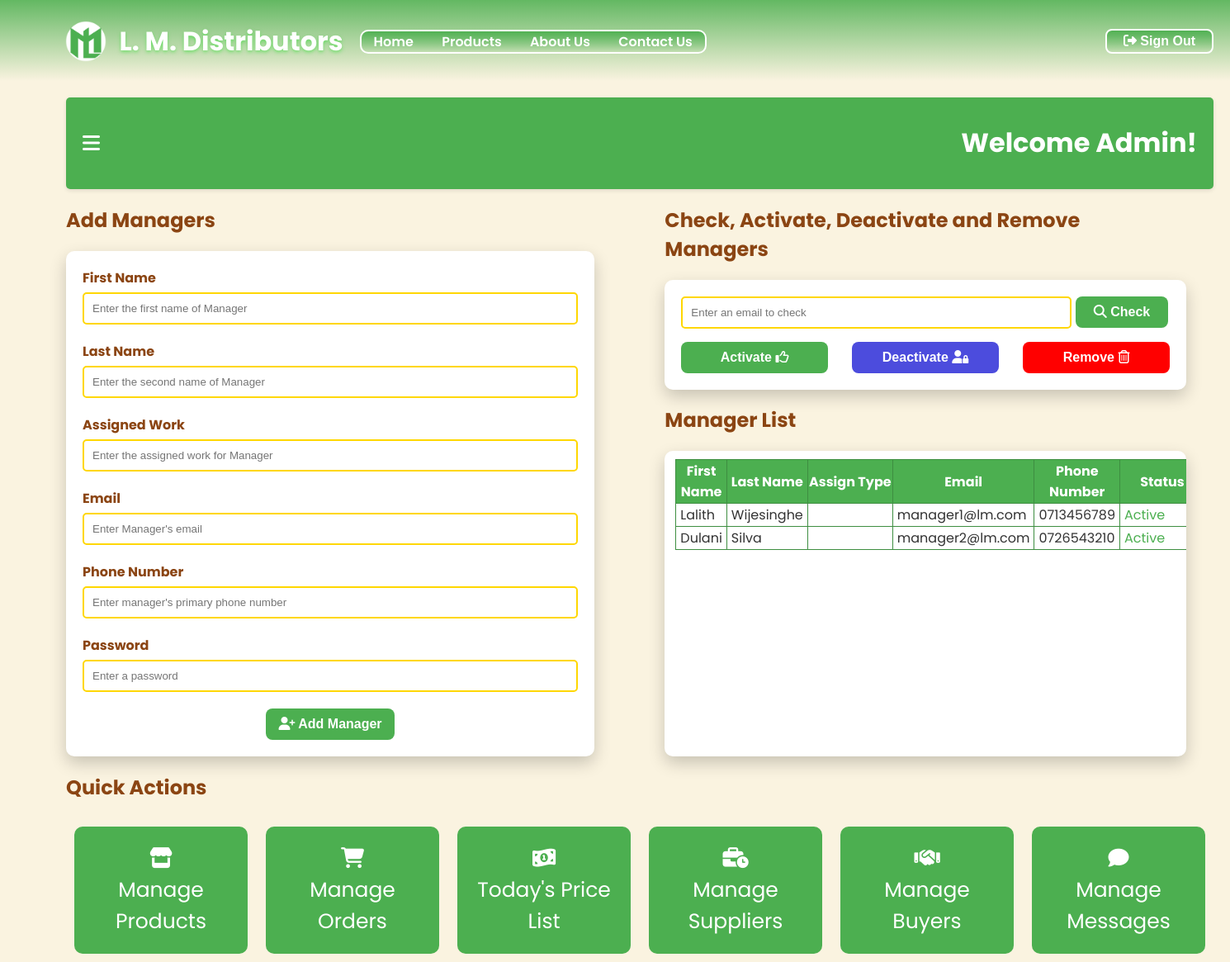
Before: /manageManagers.php (signed in) with the older database file.
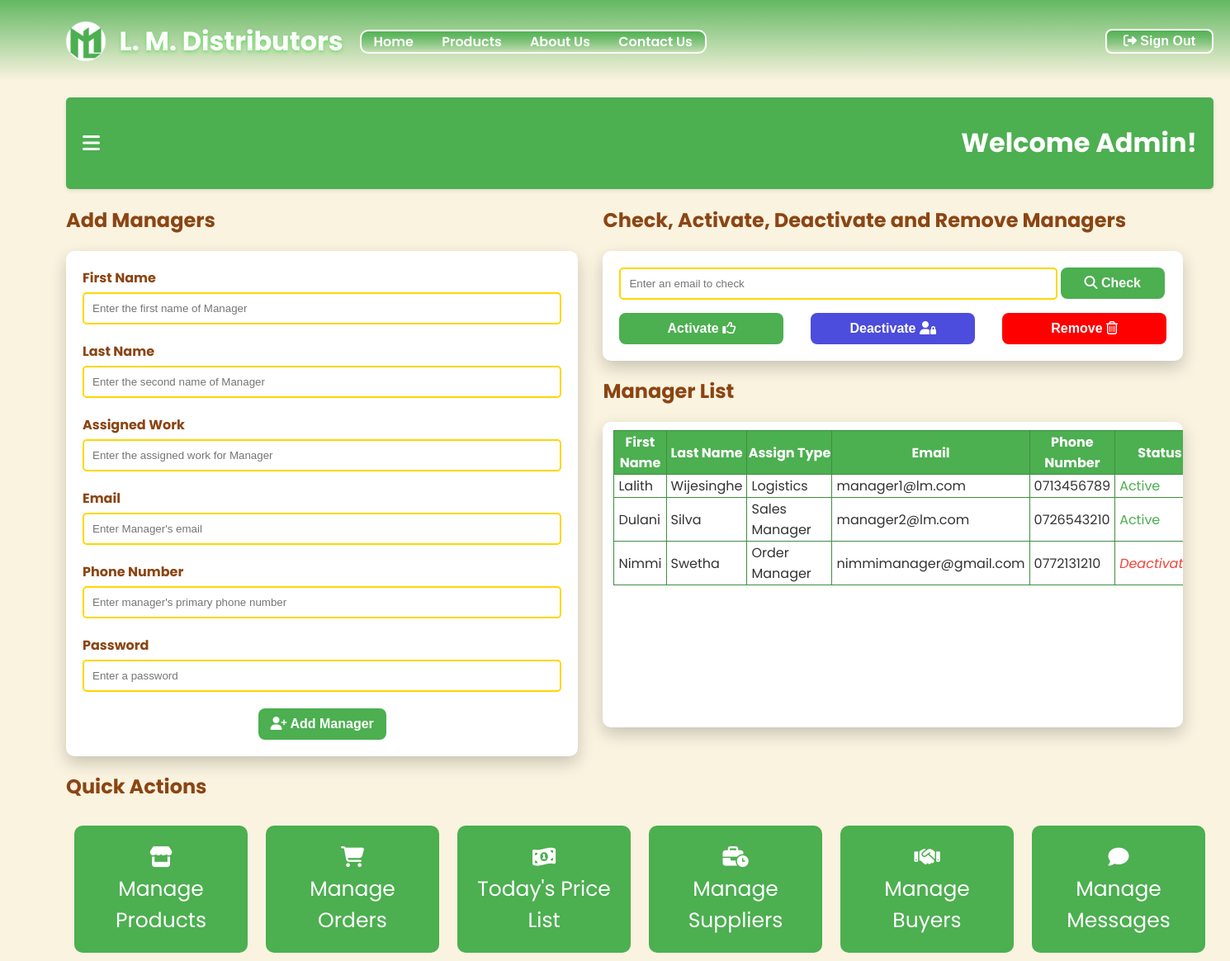
After: the same page with the newer database file.
### tables this page shows
CREATE TABLE `user_info` (
  `userID` int(11) NOT NULL,
  `email` varchar(255) NOT NULL,
  `password` varchar(255) NOT NULL,
  `fName` varchar(100) NOT NULL,
  `lName` varchar(100) NOT NULL,
  `dob` date NOT NULL,
  `phone1` varchar(15) NOT NULL,
  `phone2` varchar(15) DEFAULT NULL,
  `address` text NOT NULL,
  `image` varchar(255) DEFAULT NULL,
  `type` enum('admin','manager','customer','supplier','buyer') NOT NULL,
  `assignType` varchar(50) DEFAULT NULL,
  `status` enum('active','inactive') NOT NULL
);

### manageManagers.php (the view, shortened to what this page needs)
<?php
    require_once 'config.php';
    if (!isset($_SESSION['user_fName'])) {
        header('Location: login.php');
        exit();
    }
    else {
        $dob = $_SESSION['user_dob'];
        $today = date('m-d');
        $birthday = date('m-d', strtotime($dob));
        if($today === $birthday) {
            $greeting = "Happy Birthday ".$_SESSION['user_fName']."!";
        }
        else {
            $greeting = "Welcome ".$_SESSION['user_fName']."!";
        }
        $sql = "SELECT * FROM user_info WHERE type = 'manager';";
        $result = mysqli_query($conn, $sql);
    }
?>
<!DOCTYPE html>
<html lang="en">
<head>
    <link rel="stylesheet" href="./css/manageManagers.css">
    <link rel="stylesheet" href="https://cdnjs.cloudflare.com/ajax/libs/font-awesome/6.0.0-beta3/css/all.min.css">
</head>
<body>
    <?php include 'header.php'; ?>
    <div class="container">
        <div class="main-content">
            <div class="topbar">
                <i class="fas fa-bars" id="toggle-sidebar" title="Open Dashboard"></i>
                <h1><?php echo $greeting; ?></h1>
            </div>
            <section class="mainSeparation">
                <div class="addManager">
                    <h2>Add Managers</h2>
                    <form action="manageManagers.php" method="POST" class="addForm">
                        <div class="form-group">
                            <label for="first-name">First Name</label>
                            <input type="text" id="first-name" name="first-name" placeholder="Enter the first name of Manager" required>
                        </div>
                        <div class="form-group">
                            <label for="last-name">Last Name</label>
                            <input type="text" id="last-name" name="last-name" placeholder="Enter the second name of Manager">
                        </div>
                        <div class="form-group">
                            <label for="assignWork">Assigned Work</label>
                            <input type="text" id="assignWork" name="assignWork" placeholder="Enter the assigned work for Manager">
                        </div>
                        <div class="form-group">
                            <label for="email">Email</label>
                            <input type="email" id="email" name="email" placeholder="Enter Manager's email" required>
                        </div>
                        <div class="form-group">
                            <label for="phone1">Phone Number</label>
                            <input type="tel" id="phone1" name="phone1" placeholder="Enter manager's primary phone number">
                        </div>
                        <div class="form-group">
                            <label for="password">Password</label>
                            <input type="password" name="password" placeholder="Enter a password">
                        </div>
                        <center>
                            <button type="submit" id="addBtn" name="addBtn" title="Click to add manager"><i class="fa-solid fa-user-plus"></i> Add Manager</button>
                        </center>
                    </form>
                </div>
                <div class="rightSide">
                    <div class="checkManager">
                        <h2>Check, Activate, Deactivate and Remove Managers</h2>
                        <div class="checkCard">
                            <form action="manageManagers.php" method="POST">
                                <input type="text" id="checkmail" name="checkMail" placeholder="Enter an email to check"
                                       value="<?php echo isset($_POST['checkMail']) ? htmlspecialchars($_POST['checkMail']) : ''; ?>"
                                       required>
                                <button type="submit" id="checkMailBtn" name="checkMailBtn" title="Check Availability">
                                    <i class="fa-solid fa-magnifying-glass"></i> Check
                                </button>
                                <div class="btns">
                                    <button type="submit" id="activate" name="activate" title="Activate">Activate <i class="fa-regular fa-thumbs-up"></i></button>
                                    <button type="submit" id="deactivate" name="deactivate" title="Deactivate">Deactivate <i class="fa-solid fa-user-lock"></i></button>
                                    <button type="submit" id="remove" name="remove" title="Remove">Remove <i class="fa-regular fa-trash-can"></i></button>
                                </div>
                            </form>
                        </div>
                    </div>
                    <div class="managerList">
                        <h2>Manager List</h2>
                        <div class="custom-scroll">
                            <div class="content" id="scrollable-content">
                                <table class="listTable" border="1px">
                                    <tr>
                                        <th class="tFName">First Name</th>
                                        <th class="tLName">Last Name</th>
                                        <th class="tType">Assign Type</th>
                                        <th class="tMail">Email</th>
                                        <th class="tPhone">Phone Number</th>
                                        <th class="tStatus">Status</th>
                                    </tr>
                                    <?php while($row = $result->fetch_assoc()): ?>
                                    <tr>
                                        <td><?php echo $row['fName']; ?></td>
                                        <td><?php echo $row['lName']; ?></td>
                                        <td><?php echo $row['assignType']; ?></td>
                                        <td><?php echo $row['email']; ?></td>
                                        <td><?php echo $row['phone1']; ?></td>
                                        <td><?php echo $row['status'] == 'active'
                                                    ? "<span style='color: #4CAF50;'>Active</span>"
                                                    : "<span style='color: #f44336; font-style: italic; text-align: center;'>Deactivated</span>";
                                            ?></td>
                                    </tr>
                                    <?php endwhile; ?>
                                </table>
                            </div>
                        </div>
                    </div>
                </div>
            </section>
            <h2 class="quickH2">Quick Actions</h2>
            <div class="quick">
                <div class="card">
                    <a href="./manageProducts.php" title="Products Management"><i class="fa-solid fa-store"></i><br>Manage Products</a>
                </div>
                <div class="card">
                    <a href="./manageOrders.php" title="Orders Management"><i class="fa-solid fa-cart-shopping"></i><br>Manage Orders</a>
                </div>
                <div class="card">
                    <a href="./todayPrice.php" title="Buyers & Sellers price list"><i class="fa-solid fa-money-bill-1-wave"></i><br>Today's Price List</a>
                </div>
                <div class="card">
                    <a href="./supplyManagement.php" title="Suppliers Management"><i class="fa-solid fa-business-time"></i><br>Manage Suppliers</a>
                </div>
                <div class="card">
                    <a href="./buyersManagement.php" title="Buyers Management"><i class="fa-solid fa-handshake"></i><br>Manage Buyers</a>
                </div>
                <div class="card">
                    <a href="./manageMessages.php" title="Messages Management"><i class="fa-solid fa-comment"></i><br>Manage Messages</a>
                </div>
            </div>
        </div>
    </div>
</body>
</html>

### header.php (shortened to what this page needs)
<!DOCTYPE html>
<html lang="en">
<head>
    <link rel="stylesheet" href="./css/header.css">
</head>
<body>
    <header class="header">
        <div class="header-container">
            <div class="logo">
                <a id="lm" href="./index.php"><img src="./images/LMDistributors-logo2-01.png" alt="L. M. Distributors Logo"></a>
                <h1><a id="lm" href="./index.php">L. M. Distributors</a></h1>
            </div>
            <div class="bar">
                <nav class="nav-links">
                    <a href="./index.php" title="Home">Home</a>
                    <a href="./products.php" title="Products">Products</a>
                    <a href="./about.php" title="About L.M. Distributors">About Us</a>
                    <a href="./contact.php" title="Contact">Contact Us</a>
                </nav>
            </div>
        </div>
        <?php
            if(isset($_SESSION['user_fName'])) {
                echo "<div class='logout'>
                        <button>
                            <a href='./logout.php' title='Sign Out'><i class='fa-solid fa-right-from-bracket'></i> Sign Out</a>
                        </button>
                    </div>";
            }
            else {
                echo "<div class='loginBtns'>
                        <button id='hLogin' onclick=\"window.location.href='./login.php'\" title='Login'>Sign In</button>
                        <button id='hLSignup' onclick=\"window.location.href='./register.php'\" title='Register'>Sign Up</button>
                    </div>";
            }
        ?>
    </header>
</body>
</html>

### css/manageManagers.css (style rules this page uses)
body { margin: 0; font-family: 'Poppins', sans-serif; background-color: #FAF3E0; color: #333; }
.container { display: flex; height: 100vh; }
.main-content { flex-grow: 1; padding: 20px; margin-left: 60px; }
.topbar { display: flex; align-items: center; justify-content: space-between; padding: 10px 20px; background-color: #4CAF50; border-radius: 5px; box-shadow: 0 2px 5px rgba(0, 0, 0, 0.1); }
.topbar i { font-size: 24px; cursor: pointer; color: #fff; }
.topbar h1 { color: #fff; }
.mainSeparation { display: flex; justify-content: space-between; }
.addManager, .checkManager { width: 95%; }
.mainSeparation h2, .quickH2 { color: #8B4513; }
.addForm { border: none; border-radius: 10px; background-color: #fff; max-width: 600px; padding: 20px; box-shadow: 0 8px 20px rgba(0, 0, 0, 0.2); animation: fadeIn 1s ease-in-out; }
.form-group { margin-bottom: 20px; text-align: left; }
.addForm label { font-weight: bold; display: block; color: #8B4513; margin-bottom: 5px; }
.addForm input { width: 100%; padding: 10px; border: 2px solid #FFD700; border-radius: 5px; box-sizing: border-box; }
#addBtn { background-color: #4CAF50; color: white; border: none; padding: 10px 15px; border-radius: 8px; font-size: 16px; font-weight: bold; cursor: pointer; transition: transform 0.4s ease; }
.rightSide { margin-left: 30px; }
.checkManager { width: 95%; }
.checkCard { border: none; border-radius: 10px; background-color: #fff; height: fit-content; padding: 20px; box-shadow: 0 8px 20px rgba(0, 0, 0, 0.2); animation: fadeIn 1s ease-in-out; }
#checkmail { padding: 10px; width: 80%; border: 2px solid #FFD700; border-radius: 5px; box-sizing: border-box; }
#checkMailBtn { padding: 10px; border: none; width: 19%; border-radius: 8px; background-color: #4CAF50; font-weight: bold; font-size: 16px; color: #fff; }
.btns { display: flex; justify-content: space-between; }
#activate, #deactivate, #remove { padding: 10px; font-size: 16px; font-weight: bold; width: 30%; border: none; border-radius: 8px; color: #fff; transition: transform 0.4s ease; }
#activate { background-color: #4CAF50; }
#deactivate { background-color: rgb(76, 76, 221); }
#remove { background-color: red; }
.custom-scroll { padding-top: 10px; border: none; border-radius: 10px; background-color: #fff; width: 95%; height: 360px; overflow: hidden; position: relative; box-shadow: 0 8px 20px rgba(0, 0, 0, 0.2); animation: fadeIn 1s ease-in-out; }
.content { height: 360px; overflow-y: scroll; overflow-x: scroll; scroll-behavior: smooth; padding-right: 10px; padding-left: 13px; box-sizing: content-box; }
.listTable { border-collapse: collapse; border: 1px solid #3E8E41; }
.listTable th { background-color: #4CAF50; color: #fff; }
.listTable td { background-color: #fff; padding-left: 5px; padding-right: 5px; }
.tStatus { min-width: 100px; }
.tType { min-width: 100px; }
.quick { display: flex; justify-content: space-between; }
.card { border: none; border-radius: 10px; padding: 20px; margin: 10px; width: 170px; background-color: #4CAF50; cursor: pointer; text-align: center; transition: transform 1s ease; }
.card a { text-decoration: none; font-size: 25px; color: #fff; }

### css/header.css (style rules this page uses)
.header { background: linear-gradient(to bottom, #4caf4fdd, rgba(76, 175, 79, 0)); padding: 5px 20px 2px 20px; display: flex; justify-content: space-between; align-items: center; position: sticky; top: 0; z-index: 10; }
.header-container { display: flex; align-items: center; width: 100%; max-width: 1200px; margin: auto; }
.header .logo h1 a { color: #fff; text-shadow: 0px 2px 4px rgba(44, 223, 47, 0.53); text-decoration: none; }
.header .logo { display: flex; }
.header .logo img { width: 50px; margin: auto; padding-right: 15px; padding-top: 20px; }
.header .nav-links a { color: #fff; text-decoration: none; margin: 0 15px; font-weight: 600; transition: color 0.3s; }
.header .bar { border: 2px solid #fff; background: linear-gradient(to bottom, #4caf4fed, rgba(76, 175, 79, 0)); border-radius: 10px; margin-left: 20px; }
.header { display: flex; align-items: center; }
.logout button { font-size: 16px; font-weight: bold; background: linear-gradient(to bottom, #4caf4fed, rgba(76, 175, 79, 0)); top: 10px; padding: 4px 20px; border: 2px solid #fff; border-radius: 8px; cursor: pointer; }
.logout a { color: #fff; text-decoration: none; }

Changed rows visible on the page:
changed user_info "Lalith": assignType (not shown) → "Logistics"
changed user_info "Dulani": assignType (not shown) → "Sales Manager"
added user_info: fName "Nimmi", lName "Swetha", assignType "Order Manager", email "nimmimanager@gmail.com", phone1 "0772131210", status "Deactivated"
